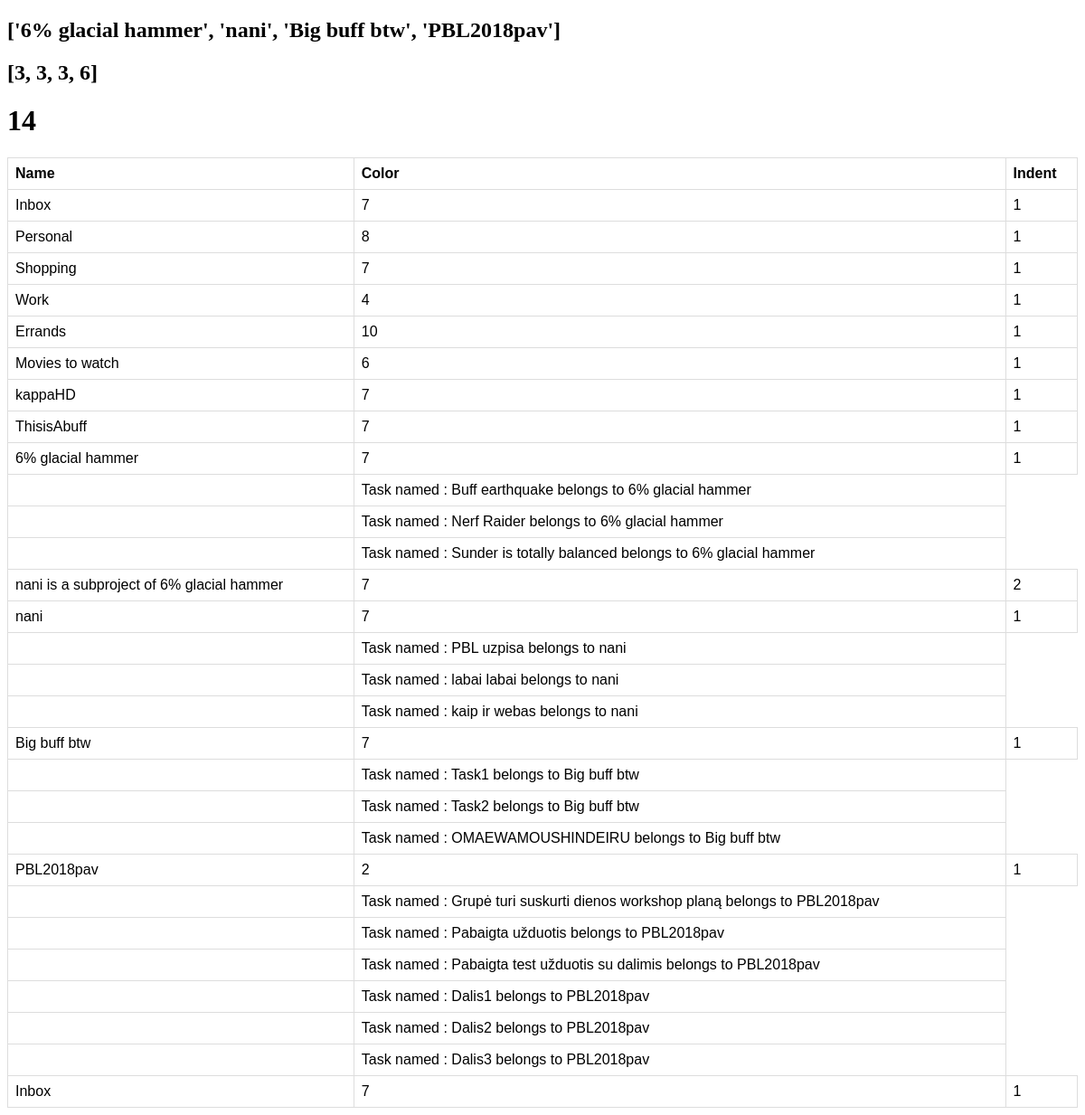
The app's page /projektai/kek/ (signed in), older data.
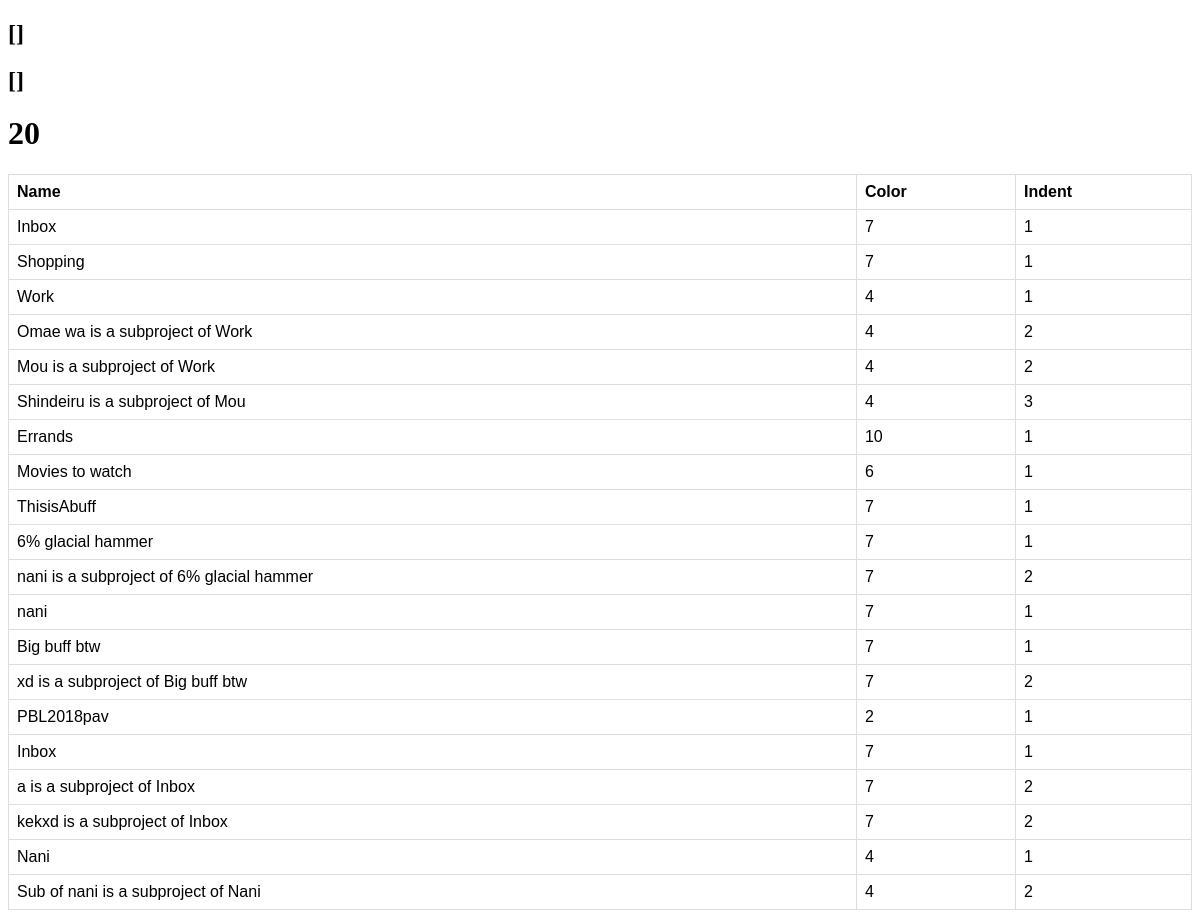
The same page, newer data.
### projektai/models.py (models this page shows, shortened)
class Projektas(models.Model):
    Project_token = models.ForeignKey(UserProfile,to_field='token',on_delete=models.PROTECT,null=True)
    Project_name = models.CharField(max_length=100)
    Project_ID = models.BigIntegerField(primary_key=True)
    Parent_id = models.ForeignKey('self',to_field='Project_ID',null=True,blank=True,on_delete=models.CASCADE)
    Color = models.IntegerField(null=True,blank=True)
    Indent = models.IntegerField(null=True,blank=True)
    is_deleted = models.IntegerField(null=True,blank=True)
    is_archived = models.IntegerField(null=True,blank=True)

class Task(models.Model):
    task_Content = models.TextField(null=True,blank=True)
    task_id = models.BigIntegerField(primary_key=True)
    task_project_id = models.ForeignKey(Projektas,to_field='Project_ID',on_delete=models.CASCADE)
    task_parent_id = models.ForeignKey('self',to_field='task_id',null=True,blank=True,on_delete=models.CASCADE)
    task_priority = models.IntegerField(null=True,blank=True)
    task_indent = models.IntegerField(null=True,blank=True)
    task_date_added = models.DateTimeField(null=True,blank=True)
    task_due_date_utc = models.DateTimeField(null=True,blank=True)
    task_uid = models.ForeignKey(Collaborator,related_name='%(class)s_id',on_delete=models.CASCADE,null=True,blank=True)
    task_responsible_uid = models.ForeignKey(Collaborator,to_field='id',on_delete=models.CASCADE,null=True,blank=True)
    checked = models.IntegerField(null=True,blank=True)
    in_history = models.IntegerField(null=True,blank=True)
    is_deleted = models.IntegerField(null=True,blank=True)

### projektai/views.py (the view)
class KekView(ListView):
    context_object_name = 'post_list'
    template_name = 'projektai/kek.html'
    queryset = Projektas.objects.all()
    def get_queryset(self):
        return Projektas.objects.filter(Project_token=self.request.user.userprofile.token,is_deleted=0).order_by('Project_ID')
    def get_context_data(self,**kwargs):
        context = super(KekView,self).get_context_data(**kwargs)
        context['tasks']=Task.objects.filter(is_deleted=0)
        ProjectIndents = []
        NumberIndents = []
        i=1
        a=0
        context['kekas']=len(Projektas.objects.filter(Project_token=self.request.user.userprofile.token,is_deleted=a))
        for projektas in Projektas.objects.filter(Project_token=self.request.user.userprofile.token):
            ProjectIndents.append(projektas.Indent)
            NumberIndents.append(i)
            i=i+1
        labels = []
        values = []
        count = 0
        for project in Projektas.objects.filter(Project_token=self.request.user.userprofile.token):
            for task in Task.objects.filter(task_project_id=project.Project_ID):
                count = count + 1
            if count != 0:
                values.append(count)
                name = project.Project_name
                print(name)
                labels.append(name)
            count = 0
        kek = labels
        print(type(kek))
        context['labels'] = kek
        context['values'] = values
        context['Indents'] = ProjectIndents
        context['Xvalues'] = NumberIndents
        return context

### projektai/templates/projektai/kek.html (shortened to what this page needs)
<!DOCTYPE html>
<html lang="en" dir="ltr">
  <head>
  </head>
  <body>
    <h2>{{labels}}</h2>
    <h2>{{values}}</h2>
    <h1>{{kekas}}</h1>
    <table>
      <tr>
        <th>Name</th>
        <th>Color</th>
        <th>Indent</th>
      </tr>
      {% for project in post_list %}
        {% if project.Indent is 1 %}
          <tr>
            <td>{{project.Project_name}}</td>
            <td>{{project.Color}}</td>
            <td>{{project.Indent}}</td>
          </tr>
          {% for task in tasks %}
            {% if task.task_project_id.Project_ID == project.Project_ID %}
            <tr>
              <td></td>
              <td>Task named : {{task.task_Content}} belongs to {{project.Project_name}}</td>
            </tr>
            {%endif%}
            {%endfor%}
            {% for project2 in post_list %}
              {%if project2.Indent == 2%}
                {% if project2.Parent_id.Project_ID == project.Project_ID %}
                  <tr>
                    <td>{{project2.Project_name}} is a subproject of {{project.Project_name}}</td>
                    <td>{{project2.Color}}</td>
                    <td>{{project2.Indent}}</td>
                  </tr>
                  {%for project3 in post_list%}
                    {%if project3.Indent == 3 %}
                      {%if project3.Parent_id.Project_ID == project.Project_ID%}
                      <tr>
                        <td>{{project3.Project_name}} is a subproject of {{project.Project_name}}</td>
                        <td>{{project3.Color}}</td>
                        <td>{{project3.Indent}}</td>
                      </tr>
                    {%elif project3.Parent_id.Project_ID == project2.Project_ID%}
                      <tr>
                        <td>{{project3.Project_name}} is a subproject of {{project2.Project_name}}</td>
                        <td>{{project3.Color}}</td>
                        <td>{{project3.Indent}}</td>
                      </tr>
                    {%endif%}
                    {%endif%}
                  {%endfor%}
                {%endif%}
              {%endif%}
            {%endfor%}
          {% endif %}
      {% endfor %}
    </table>
  </body>
</html>

Row changes from the older to the newer data that the page shows:
removed Projektas: Project_name "Personal", Color "8", Indent "1", shown under "14"
removed Projektas: Project_name "kappaHD", Color "7", Indent "1", shown under "14"
removed Task: task_Content "Buff earthquake", {{ project.Project_name }} "6% glacial hammer", shown under Projektas "6% glacial hammer"
removed Task: task_Content "Nerf Raider", {{ project.Project_name }} "6% glacial hammer", shown under Projektas "6% glacial hammer"
removed Task: task_Content "Sunder is totally balanced", {{ project.Project_name }} "6% glacial hammer", shown under Projektas "6% glacial hammer"
removed Task: task_Content "PBL uzpisa", {{ project.Project_name }} "nani", shown under Projektas (number 12 of 20 on the later page)
removed Task: task_Content "labai labai", {{ project.Project_name }} "nani", shown under Projektas (number 12 of 20 on the later page)
removed Task: task_Content "kaip ir webas", {{ project.Project_name }} "nani", shown under Projektas (number 12 of 20 on the later page)
removed Task: task_Content "Task1", {{ project.Project_name }} "Big buff btw", shown under Projektas "Big buff btw"
removed Task: task_Content "Task2", {{ project.Project_name }} "Big buff btw", shown under Projektas "Big buff btw"
removed Task: task_Content "OMAEWAMOUSHINDEIRU", {{ project.Project_name }} "Big buff btw", shown under Projektas "Big buff btw"
removed Task: task_Content "Grupė turi suskurti dienos workshop planą", {{ project.Project_name }} "PBL2018pav", shown under Projektas "PBL2018pav"
removed Task: task_Content "Pabaigta užduotis", {{ project.Project_name }} "PBL2018pav", shown under Projektas "PBL2018pav"
removed Task: task_Content "Pabaigta test užduotis su dalimis", {{ project.Project_name }} "PBL2018pav", shown under Projektas "PBL2018pav"
removed Task: task_Content "Dalis1", {{ project.Project_name }} "PBL2018pav", shown under Projektas "PBL2018pav"
removed Task: task_Content "Dalis2", {{ project.Project_name }} "PBL2018pav", shown under Projektas "PBL2018pav"
removed Task: task_Content "Dalis3", {{ project.Project_name }} "PBL2018pav", shown under Projektas "PBL2018pav"
added Projektas: Project_name "Omae wa", {{ project.Project_name }} "Work", Color "4", Indent "2"
added Projektas: Project_name "Mou", {{ project.Project_name }} "Work", Color "4", Indent "2"
added Projektas: Project_name "Shindeiru", Color "4", Indent "3", shown under "Mou"
added Projektas: Project_name "xd", {{ project.Project_name }} "Big buff btw", Color "7", Indent "2"
added Projektas: Project_name "a", {{ project.Project_name }} "Inbox", Color "7", Indent "2"
added Projektas: Project_name "kekxd", {{ project.Project_name }} "Inbox", Color "7", Indent "2"
added Projektas: Project_name "Nani", Color "4", Indent "1", shown under "20"
added Projektas: Project_name "Sub of nani", Color "4", Indent "2", shown under "Nani"
Text that changed along with them:
{{ labels }}: "['6% glacial hammer', 'nani', 'Big buff btw', 'PBL2018pav']" → "[]"
{{ values }}: "[3, 3, 3, 6]" → "[]"
{{ kekas }}: "14" → "20"
